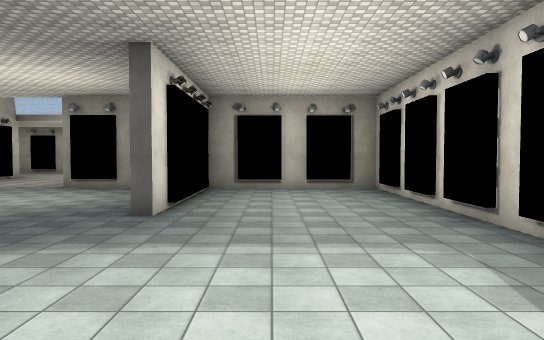
view 1 (above)

20 first-person views from a walk through a 3-D level made in the Unity game engine. The camera is 1.4 m above the floor, tilts 2° down and sees 70° across. The floor is counted in squares, 2 m on a side. Each view is taken from the middle of a square. On the plan, view 1 faces up. The plan holds only what a view shows up to about 11 squares ahead; the rest is blank. The player is left out. Surface patterns are stand-ins for the level's own textures.

view 2
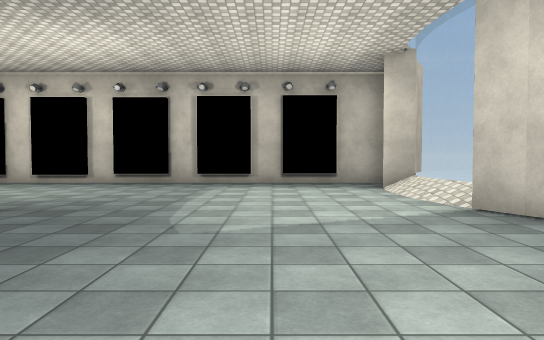

view 3
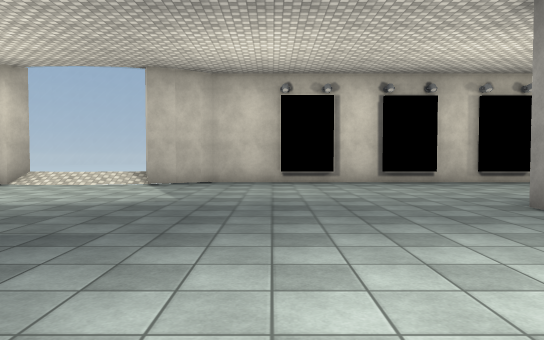

view 4
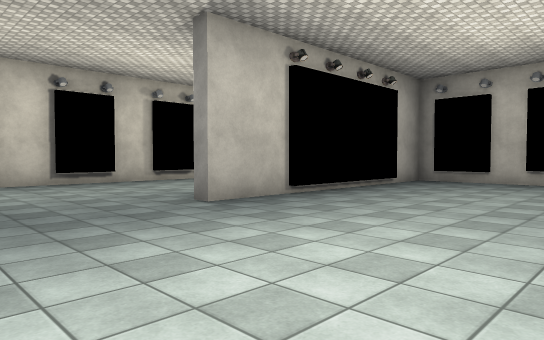

view 5
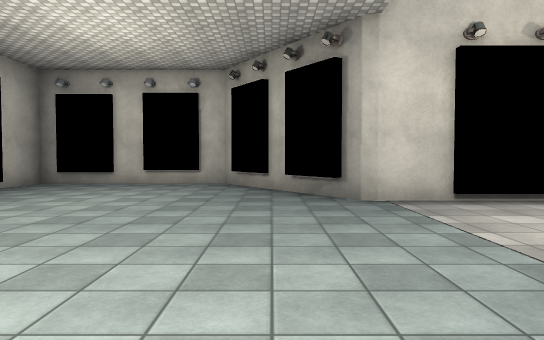

view 6
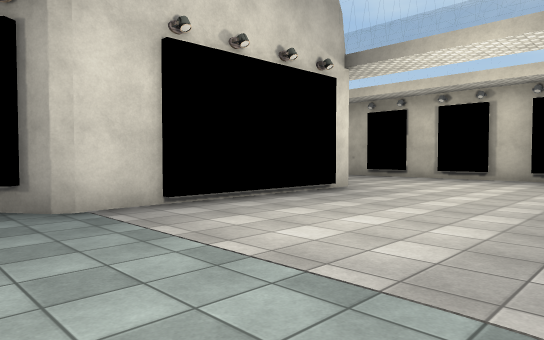

view 7
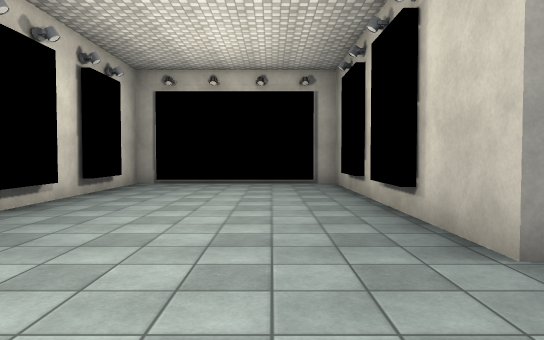

view 8
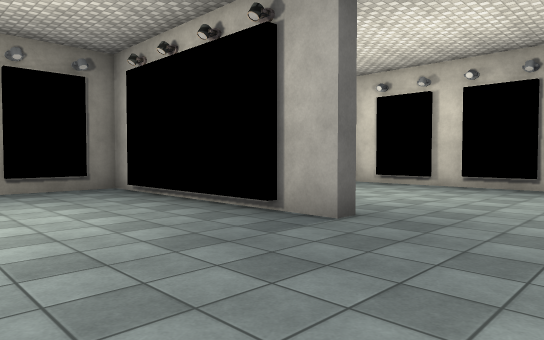

view 9
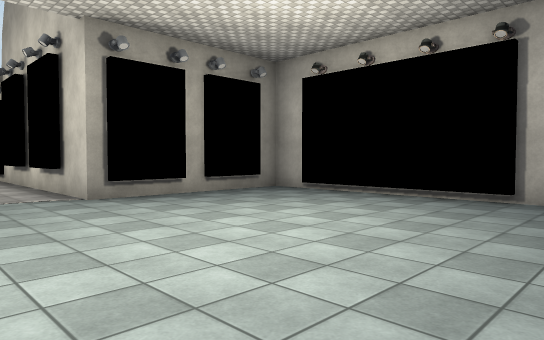

view 10
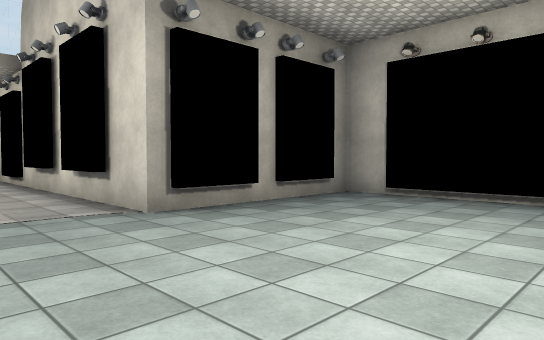

view 11
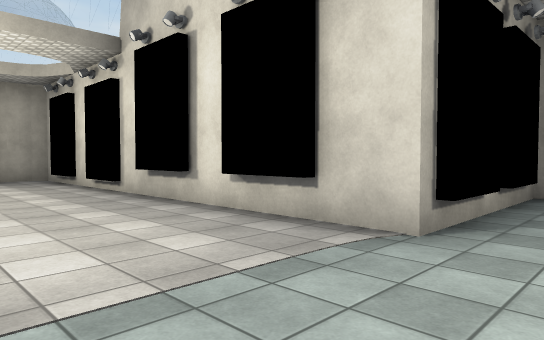

view 12
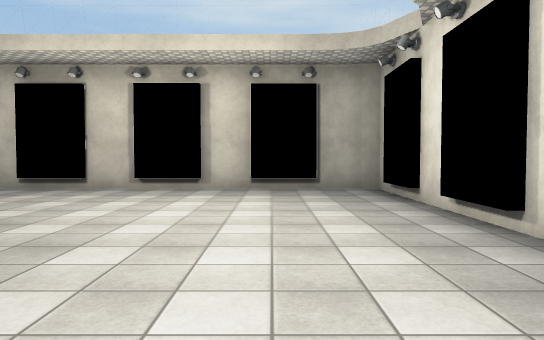

view 13
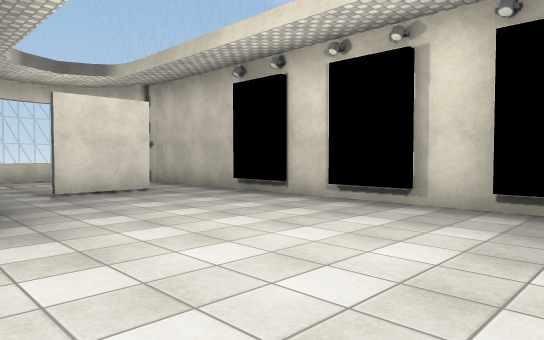

view 14
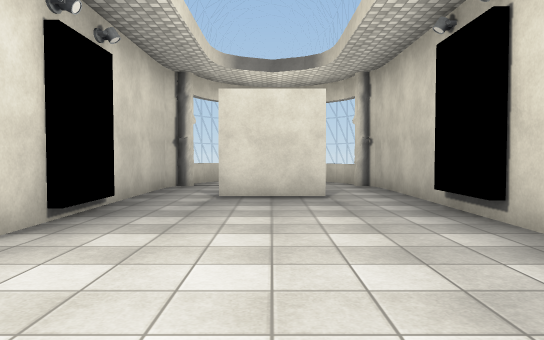

view 15
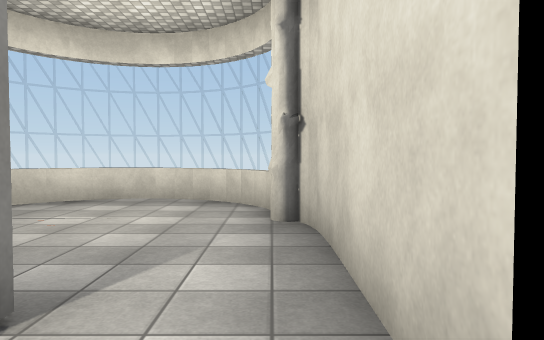

view 16
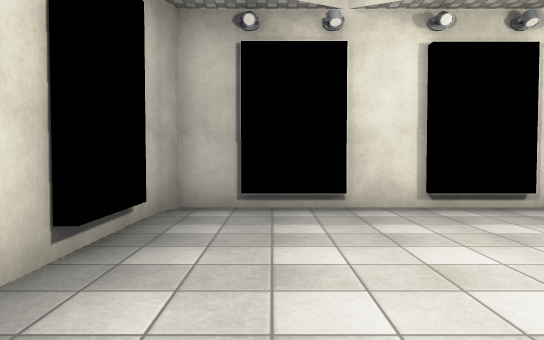

view 17
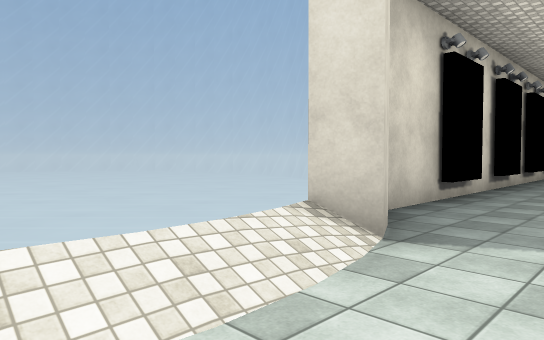

view 18
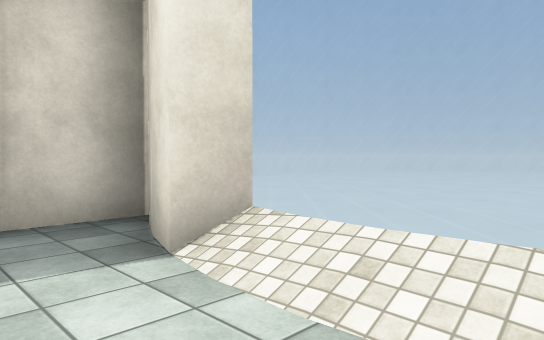

view 19
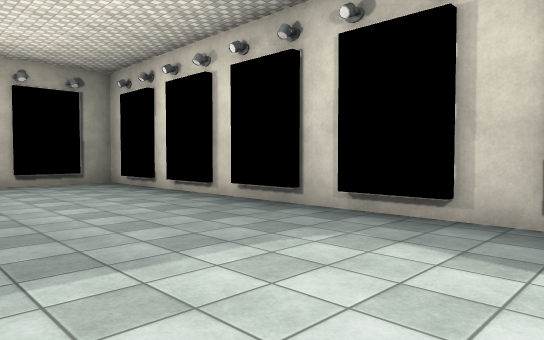

view 20
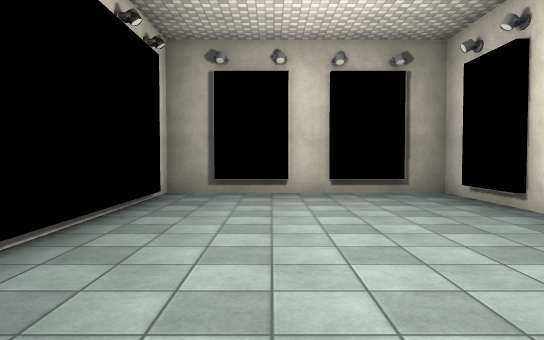

### Floor plan
Key: @ floor where view 1 was taken; # wall or solid block; . floor; / step, stairs or slope; = window, fence, low wall or low ledge; C column.
Columns run from 21 left of view 1 to 5 right of it. Each row starts with its distance up from view 1.
 24   ##############
 23 #==C...........#
 22 #..............#
 21 =....#.........#
 20 #=.............#
 19  ==C...........#
 18   ########.....=
 17          #....#
 16          #....#
 15          #....#
 14          #....#
 13         ##.....###########
 12       ###..........#.....#
 11      ##............#.....#
 10      #.............#.....#
  9      #.............#.....#
  8      #.............#.....#
  7      #.............#.....#
  6      #...................#
  5      ########............#
  4      #...................#
  3      #...................#
  2      #...................#
  1      #...................#
  0      #............#=/@/=##
 -1      ############==     =
 -2
 -3                 =
 -4                 =         =
 -5                 =         =
 -6                 =         =
 -7                 ==        =
 -8                 #=
 -9                   ==   ==
-10                   #=   =#

Positions as (right, up) in squares from view 1, and headings:
1: (0, 0), facing up
2: (-7, 3), facing right
3: (-5, 10), facing down
4: (-5, 10), facing down-left
5: (-6, 11), facing left
6: (-7, 11), facing up-left
7: (-6, 3), facing left
8: (-6, 4), facing up-right
9: (-9, 6), facing up-right
10: (-9, 8), facing up-right
11: (-10, 11), facing up-right
12: (-9, 15), facing up
13: (-8, 18), facing up-left
14: (-9, 21), facing left
15: (-14, 23), facing left
16: (-12, 22), facing right
17: (1, 2), facing down-left
18: (-1, 2), facing down-right
19: (-1, 2), facing up-right
20: (0, 5), facing up
